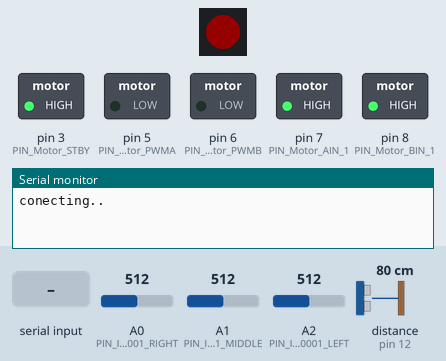
The sketch below on a simulated Arduino Uno, built with avr-gcc and run on an emulated ATmega328P. Parts: 1 RGB LEDs in strip order, left to right, switched loads named in the sketch (green lamp = pin HIGH), the last lines printed to the serial monitor. The inputs (shaded band) are chosen by the test bench; at power-on: A0 (PIN_ITR20001_RIGHT) = 512, distance to the obstacle (sensor on pin 12) 80 cm, A1 (PIN_ITR20001_MIDDLE) = 512, A2 (PIN_ITR20001_LEFT) = 512. The echo pulse lasts 58.3 µs per cm; dim RGB values are drawn brighter than linear; pins used as bus, display or sensor lines are not drawn.

Above: at 1.4 s.
1.5 s: "}" received over Serial
At 2.2 s:
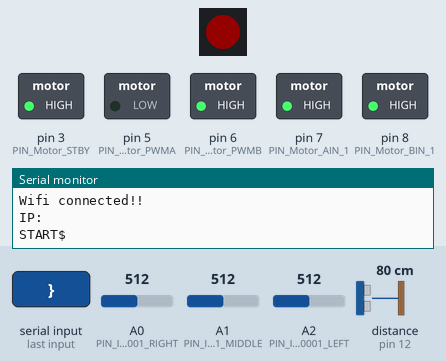
3.0 s: A0 (PIN_ITR20001_RIGHT) set to 737
6.0 s: A0 (PIN_ITR20001_RIGHT) set to 764
At 6.7 s:
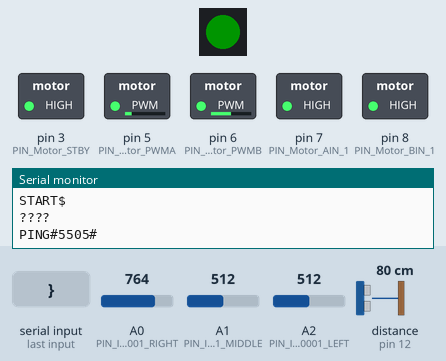
7.5 s: distance to the obstacle (sensor on pin 12) set to 13 cm
9.0 s: distance to the obstacle (sensor on pin 12) set to 10 cm
At 10.6 s:
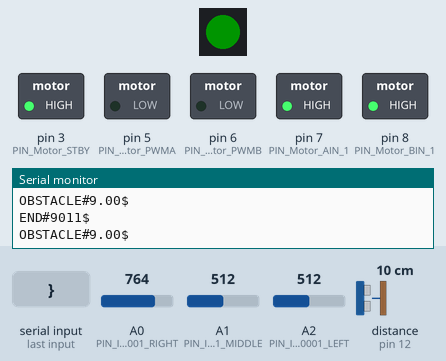
10.9 s: distance to the obstacle (sensor on pin 12) set to 18 cm
At 12.0 s:
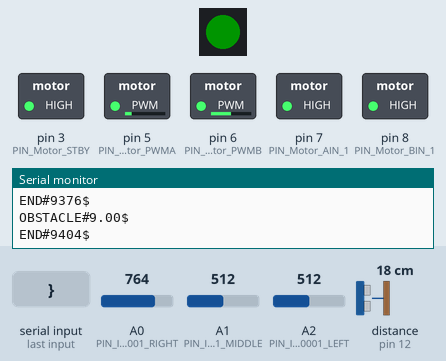
Timing chart, 0 to 13.4 s (numbered marks = the images above; inputs shaded):
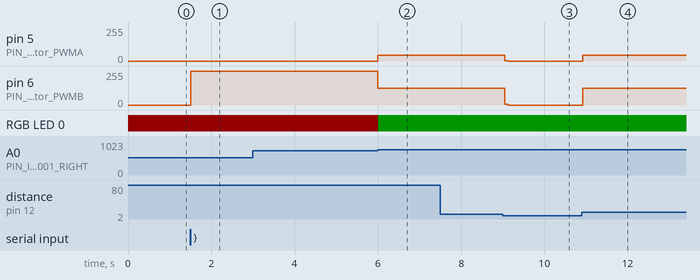

The sketch:

p4_setr.ino
```cpp
#include "PID_Controller.h"
#include "FastLED.h"
#define PIN_RBGLED 4
#define NUM_LEDS 1
CRGB leds[NUM_LEDS];


// Ultrasonics
#define TRIG_PIN 13
#define ECHO_PIN 12

// Infrarrojos
#define PIN_ITR20001_LEFT   A2
#define PIN_ITR20001_MIDDLE A1
#define PIN_ITR20001_RIGHT  A0

// Enable/Disable motor control.
//  HIGH: motor control enabled
//  LOW: motor control disabled
#define PIN_Motor_STBY 3

// Group A Motors (Right Side)
// PIN_Motor_AIN_1: Digital output. HIGH: Forward, LOW: Backward
#define PIN_Motor_AIN_1 7
// PIN_Motor_PWMA: Analog output [0-255]. It provides speed.
#define PIN_Motor_PWMA 5

// Group B Motors (Left Side)
// PIN_Motor_BIN_1: Digital output. HIGH: Forward, LOW: Backward
#define PIN_Motor_BIN_1 8
// PIN_Motor_PWMB: Analog output [0-255]. It provides speed.
#define PIN_Motor_PWMB 6


#define MOTOR_SPEED 255
// #define MOTOR_SPEED 100

#define RIGHT 0
#define LEFT 1

# define SENS_THRESHOLD 750

int last;
bool ready = true;
bool slow = false;
bool line = false;
long ping_time;
long start_time;

void setup() {
  // UltraSonic
  pinMode(TRIG_PIN, OUTPUT);
  pinMode(ECHO_PIN, INPUT);
  digitalWrite(TRIG_PIN, LOW);

  // Infrarrojos
  pinMode(PIN_ITR20001_LEFT, INPUT);
  pinMode(PIN_ITR20001_MIDDLE, INPUT);
  pinMode(PIN_ITR20001_RIGHT, INPUT);

  // Motores
  // enable
  pinMode(PIN_Motor_STBY, OUTPUT);
  // derecha
  pinMode(PIN_Motor_AIN_1, OUTPUT);
  pinMode(PIN_Motor_PWMA, OUTPUT);
  // izq
  pinMode(PIN_Motor_BIN_1, OUTPUT);
  pinMode(PIN_Motor_PWMB, OUTPUT);

  Serial.begin(9600);

  digitalWrite(PIN_Motor_STBY, 1);
  digitalWrite(PIN_Motor_AIN_1, 1);
  digitalWrite(PIN_Motor_BIN_1, 1);

  FastLED.addLeds<NEOPIXEL, PIN_RBGLED>(leds, NUM_LEDS);
  FastLED.setBrightness(20);

  // Set Red Color to LED
  FastLED.showColor(Color(255, 0, 0));
  delay(500);

  String sendBuff;
  Serial.println("conecting..");
  // To make this code works, remember that the switch S1 should be set to "CAM"
  while(1) {

    if (Serial.available()) {
      char c = Serial.read();

      if (c == '}')  {
        Serial.print("Wifi connected!!\nIP: ");
        Serial.println(sendBuff);

        // Set Red Green to LED
        FastLED.showColor(Color(0, 255, 0));
        sendBuff = "";
        break;
      }
      else {
        sendBuff += c;
      }

    }
  }
  Serial.println("START$");
  ping_time = millis();
  start_time = ping_time;

}

void loop() {
  float distance;
  bool sl = false, sc = false, sr = false;

  int left = analogRead(PIN_ITR20001_LEFT);
  int center = analogRead(PIN_ITR20001_MIDDLE);
  int right = analogRead(PIN_ITR20001_RIGHT);

  if (left > SENS_THRESHOLD){ sl = true; }
  if (center > SENS_THRESHOLD){ sc = true; }
  if (right > SENS_THRESHOLD){ sr = true; }

  // if (last == RIGHT){
  //   FastLED.showColor(Color(255, 0, 255));
  // } else {
  //   FastLED.showColor(Color(0, 255, 0));
  // }
  send_ping();
  // Serial.print(sl);
  // Serial.print(" - ");
  // Serial.print(sc);
  // Serial.print(" - ");
  // Serial.print(sr);
  // Serial.println("test}");

  // if (ready){
  if (sc && !sl && !sr){
    // Serial.println("cent: ");
    FastLED.showColor(Color(0, 255, 0));
    line = true;
    if (slow){
      analogWrite(PIN_Motor_PWMA, MOTOR_SPEED);
      analogWrite(PIN_Motor_PWMB, MOTOR_SPEED);
    }
    else {
      analogWrite(PIN_Motor_PWMA, MOTOR_SPEED);
      analogWrite(PIN_Motor_PWMB, MOTOR_SPEED);
    }

  } else if (sc && sl && !sr) {
    FastLED.showColor(Color(0, 255, 0));
    // Serial.println("center left: ");
    line = true;
    if (slow) {
      analogWrite(PIN_Motor_PWMA, MOTOR_SPEED);
      analogWrite(PIN_Motor_PWMB, MOTOR_SPEED / 2);
    }
    else {
      analogWrite(PIN_Motor_PWMA, MOTOR_SPEED);
      analogWrite(PIN_Motor_PWMB, MOTOR_SPEED / 6);
    }


    last = LEFT;
  } else if (sc && !sl && sr) {
    // Serial.println("center right: ");
    FastLED.showColor(Color(0, 255, 0));
    line = true;
    if (slow) {
      analogWrite(PIN_Motor_PWMA, MOTOR_SPEED / 2);
      analogWrite(PIN_Motor_PWMB, MOTOR_SPEED);
    }
    else {
      analogWrite(PIN_Motor_PWMA, MOTOR_SPEED / 6);
      analogWrite(PIN_Motor_PWMB, MOTOR_SPEED);
    }
    last = RIGHT;
  } else if (!sc && sl && !sr) {
    // Serial.println("left: ");
    FastLED.showColor(Color(0, 255, 0));
    line = true;
    // analogWrite(PIN_Motor_PWMA, MOTOR_SPEED / 2);
    if (slow) {
      analogWrite(PIN_Motor_PWMA, MOTOR_SPEED);
      analogWrite(PIN_Motor_PWMB, MOTOR_SPEED / 4);
    }
    else {
      analogWrite(PIN_Motor_PWMA, MOTOR_SPEED / 2);
      analogWrite(PIN_Motor_PWMB, MOTOR_SPEED / 6);
    }
    last = LEFT;
  } else if (!sc && !sl && sr) {
    // Serial.print("right: ");
    FastLED.showColor(Color(0, 255, 0));
    line = true;
    if (slow) {
      analogWrite(PIN_Motor_PWMA, MOTOR_SPEED / 4);
      analogWrite(PIN_Motor_PWMB, MOTOR_SPEED);
    }
    else {
      analogWrite(PIN_Motor_PWMA, MOTOR_SPEED / 6);
      analogWrite(PIN_Motor_PWMB, MOTOR_SPEED / 2);
    }
    last = RIGHT;
  } else if (!sc && !sl && !sr && last == LEFT) {
    // Serial.print("none left: ");
    FastLED.showColor(Color(255, 0, 0));
    if (line){
      Serial.println("LINE$");
      line = false;
    }

    if (slow) {
      analogWrite(PIN_Motor_PWMA, MOTOR_SPEED);
      // analogWrite(PIN_Motor_PWMB, MOTOR_SPEED / 4);
      analogWrite(PIN_Motor_PWMB, 0);
      // analogWrite(PIN_Motor_PWMA, MOTOR_SPEED / 4);
    }
    else {
      analogWrite(PIN_Motor_PWMA, MOTOR_SPEED);
      analogWrite(PIN_Motor_PWMB, 0);
    }
  } else if (!sc && !sl && !sr && last == RIGHT) {
    // Serial.print("none right: ");
    FastLED.showColor(Color(255, 0, 0));
    if (line){
      Serial.println("LINE$");
      line = false;
    }
    if (slow) {
      // analogWrite(PIN_Motor_PWMA, MOTOR_SPEED / 4);
      analogWrite(PIN_Motor_PWMA, 0);
      analogWrite(PIN_Motor_PWMB, MOTOR_SPEED);
      // analogWrite(PIN_Motor_PWMB, MOTOR_SPEED / 4);
    }
    else {
      analogWrite(PIN_Motor_PWMA, 0);
      analogWrite(PIN_Motor_PWMB, MOTOR_SPEED);
    }
  }

  distance = dist();
  if (distance <= 10) {
    ready = false;
    analogWrite(PIN_Motor_PWMA, 0);
    analogWrite(PIN_Motor_PWMB, 0);

    send_obstacle(distance);
    send_end_lap();
  }
  // }
  // else {
  //   // float d = dist();
  //   // Serial.println(d);
  //   if (d < 5) {
  //     ready = true;
  //     delay(2000);
  //   }
  // }
}

void send_obstacle(float d){
  Serial.print("OBSTACLE#");
  Serial.print(d);
  Serial.println("$");
}

void send_end_lap(){
  long lap_time = millis() - start_time;
  Serial.print("END#");
  Serial.print(lap_time);
  Serial.println("$");
}

void send_ping(){
  if (millis() - ping_time > 4000){
    Serial.println("????");
    Serial.print("PING#");
    Serial.print(millis());
    Serial.print("#");
    ping_time = millis();
  }
}

float dist(){
  long t; //timepo que demora en llegar el eco
  long d; //distancia en centimetros

  digitalWrite(TRIG_PIN, HIGH);
  delayMicroseconds(10);          //Enviamos un pulso de 10us
  digitalWrite(TRIG_PIN, LOW);

  t = pulseIn(ECHO_PIN, HIGH); //obtenemos el ancho del pulso
  d = t/59;             //escalamos el tiempo a una distancia en cm

  return d;
}

uint32_t Color(uint8_t r, uint8_t g, uint8_t b)
{
  return (((uint32_t)r << 16) | ((uint32_t)g << 8) | b);
}
```

PID_Controller.h
```cpp
//
class PID_Controller {
  public:

    PID_Controller(int kp, int ki, int kd, int sp){
      // Coeficientes PID
      this->kp = kp;
      this->ki = ki;
      this->kd = kd;
      this->setpoint = sp;

      // Variables de control
      this->last_error = 0;
      this->integral = 0;
      this->last_time = millis();
    }

    int update(int feedback){
      int error, dt, output;
      int proportional, derivative;
      long current_time;

      // Calcular el error actual
      error = this->setpoint - feedback;

      // Obtener el tiempo actual y dt
      current_time = millis;
      dt = current_time - this->last_time;

      // Calcular las tres partes del PID: P, I, y D
      proportional = this->kp * error;

      this->integral += error * dt;  // Acumular el error para la parte integral
      this->integral = this->ki * this->integral;

      derivative = this->kd * (error - this->last_error) / dt;

      // Salida del PID
      output = proportional + this->integral + derivative;

      // Guardar los valores del ciclo anterior
      this->last_error = error;
      this->last_time = current_time;

      return output;
    }

  private:
    int kp;
    int ki;
    int kd;
    int setpoint;
    int last_error;
    int integral;
    float last_time;
};
```

Measured:
- the behaviour switches between 750 and 751 on A0 (PIN_ITR20001_RIGHT) (found by bisection; images 1 and 2)
- the behaviour switches between 12 and 11 cm on distance to the obstacle (sensor on pin 12) (found by bisection; images 2 and 3)
- after the input at 1.5 s, pin 6 (PIN_Motor_PWMB): 0/255 → 255/255 at once
- after the input at 6.0 s, pin 5 (PIN_Motor_PWMA): 0/255 → 42/255 at once; pin 6 (PIN_Motor_PWMB): 255/255 → 127/255 at once; RGB LED 0: RGB(20, 0, 0) → RGB(0, 20, 0) at once
- after the input at 7.5 s, every drawn part: stays the same
- after the input at 9.0 s, pin 5 (PIN_Motor_PWMA): 42/255 → 1/255 after 0.05 s, → 0/255 0.09 s later; pin 6 (PIN_Motor_PWMB): 127/255 → 4/255 after 0.05 s, → 0/255 0.09 s later
- after the input at 10.9 s, pin 5 (PIN_Motor_PWMA): 0/255 → 42/255 at once; pin 6 (PIN_Motor_PWMB): 0/255 → 127/255 at once
